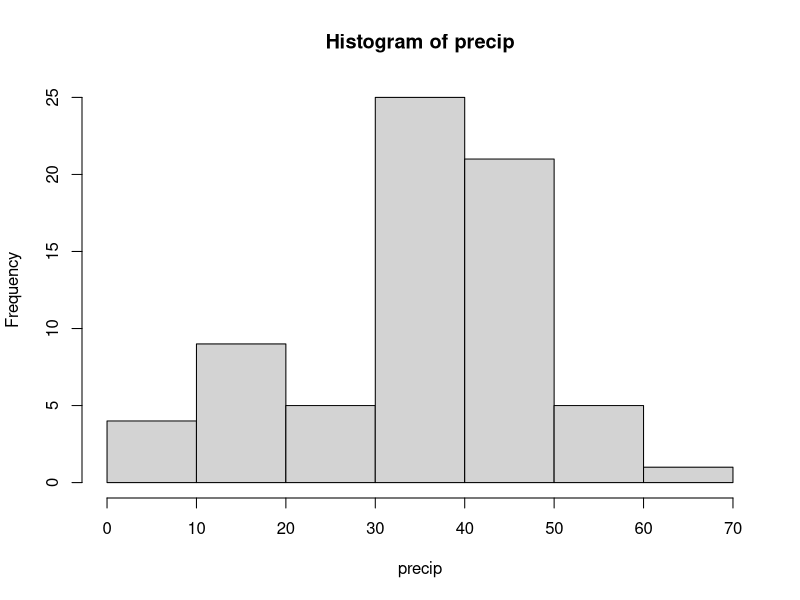

This chart was generated by the following R code:
## ---- chunk 1
knitr::opts_chunk$set(echo = TRUE)
## ---- chunk 2
data("precip")
## ---- chunk 3
# names(precip)[6]
"Sacramento" %in% names(precip)
## ---- chunk 4
data = sort(precip, decreasing = TRUE)
print(head(names(data), n=5))
print(tail(names(data), n=5))
## ---- chunk 5
first = data[1]
last = tail(data, n=1)
first[1]/last[1]
## ---- chunk 6
mean = mean(precip)
which.min(abs(precip - mean(precip)))
sort(abs(precip-mean))[1]
## ---- chunk 7
mean = mean(precip)
first-mean
mean-last

## ---- chunk 8
hist(precip)
